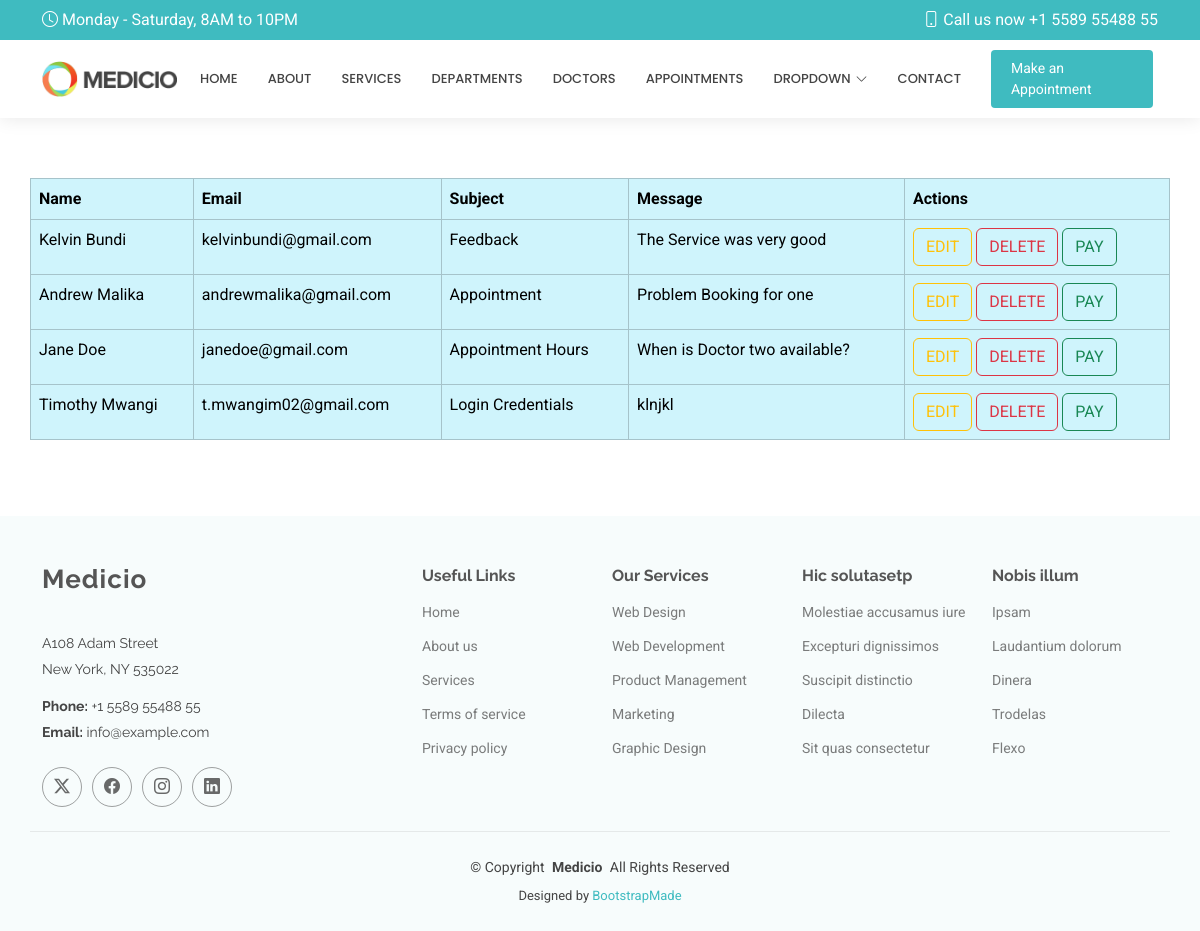
The app's page /showcontacts/ with its own data.
### myapp/models.py (models this page shows, shortened)
class Contacts(models.Model):
    name = models.CharField(max_length=100)
    email = models.EmailField()
    subject = models.CharField(max_length=50)
    message = models.TextField()

### myapp/views.py (the view)
# urls.py: path('showcontacts/', views.showcontacts, name='showcontacts'),
def showcontacts(request):
    allcontacts = Contacts.objects.all()
    return render(request,'showcontacts.html',{'contact':allcontacts})

### templates/showcontacts.html
{% extends 'starter-page.html' %}
{% load static %}
{% block body %}
	<table class="table table-bordered table-info container">
    <thead>
    <tr>
        <th>Name</th>
        <th>Email</th>
        <th>Subject</th>
        <th>Message</th>
        <th>Actions</th>
    </tr>
    </thead>
    <tbody>
    {% for x in contact %}
        <tr>
        <td>{{ x.name }}</td>
        <td>{{ x.email }}</td>
        <td>{{ x.subject }}</td>
        <td>{{ x.message }}</td>
        <td>
            <a href="" class="btn btn-outline-warning">EDIT</a>
            <a href="/deletecontacts/{{ x.id }}" class="btn btn-outline-danger">DELETE</a>
            <a href="" class="btn btn-outline-success">PAY</a>
        </td>
        </tr>
    {% endfor %}
    </tbody>
    </table>
{% endblock %}

### templates/starter-page.html (shortened to what this page needs)
<!DOCTYPE html>
<html lang="en">
<head>
    {% load static %}
  <link href="{% static 'assets/vendor/bootstrap/css/bootstrap.min.css' %}" rel="stylesheet">
  <link href="{% static 'assets/vendor/bootstrap-icons/bootstrap-icons.css' %}" rel="stylesheet">
  <link href="{% static 'assets/vendor/aos/aos.css' %}" rel="stylesheet">
  <link href="{% static 'assets/vendor/fontawesome-free/css/all.min.css' %}" rel="stylesheet">
  <link href="{% static 'assets/vendor/glightbox/css/glightbox.min.css' %}" rel="stylesheet">
  <link href="{% static 'assets/vendor/swiper/swiper-bundle.min.css' %}" rel="stylesheet">
  <link href="{% static 'assets/css/main.css' %}" rel="stylesheet">
</head>
<body class="starter-page-page">
  <header id="header" class="header sticky-top">
    <div class="topbar d-flex align-items-center">
      <div class="container d-flex justify-content-center justify-content-md-between">
        <div class="d-none d-md-flex align-items-center">
          <i class="bi bi-clock me-1"></i> Monday - Saturday, 8AM to 10PM
        </div>
        <div class="d-flex align-items-center">
          <i class="bi bi-phone me-1"></i> Call us now +1 5589 55488 55
        </div>
      </div>
    </div>
    <div class="branding d-flex align-items-center">
      <div class="container position-relative d-flex align-items-center justify-content-end">
        <a href="index.html" class="logo d-flex align-items-center me-auto">
          <img src="{% static 'assets/img/logo.png' %}" alt="">
        </a>
        <nav id="navmenu" class="navmenu">
          <ul>
            <li><a href="{% url 'index' %}">Home</a></li>
            <li><a href="{% url 'about' %}">About</a></li>
            <li><a href="{% url 'myservice' %}">Services</a></li>
            <li><a href="{% url 'departments' %}">Departments</a></li>
            <li><a href="{% url 'doctors' %}">Doctors</a></li>
            <li><a href="{% url 'appointment' %}">Appointments</a></li>
            <li class="dropdown"><a href="#"><span>Dropdown</span> <i class="bi bi-chevron-down toggle-dropdown"></i></a>
            </li>
            <li><a href="{% url 'contacts' %}">Contact</a></li>
          </ul>
        </nav>
        <a class="cta-btn" href="{% url 'appointment' %}">Make an Appointment</a>
      </div>
    </div>
  </header>
  <main class="main">
    <section id="starter-section" class="starter-section section">
    {% block body %}
    {% endblock %}
    </section>
  </main>
  <footer id="footer" class="footer light-background">
    <div class="container footer-top">
      <div class="row gy-4">
        <div class="col-lg-4 col-md-6 footer-about">
          <a href="index.html" class="logo d-flex align-items-center">
            <span class="sitename">Medicio</span>
          </a>
          <div class="footer-contact pt-3">
            <p>A108 Adam Street</p>
            <p>New York, NY 535022</p>
            <p class="mt-3"><strong>Phone:</strong> <span>+1 5589 55488 55</span></p>
            <p><strong>Email:</strong> <span>info@example.com</span></p>
          </div>
          <div class="social-links d-flex mt-4">
            <a href=""><i class="bi bi-twitter-x"></i></a>
            <a href=""><i class="bi bi-facebook"></i></a>
            <a href=""><i class="bi bi-instagram"></i></a>
            <a href=""><i class="bi bi-linkedin"></i></a>
          </div>
        </div>
        <div class="col-lg-2 col-md-3 footer-links">
          <h4>Useful Links</h4>
          <ul>
            <li><a href="#">Home</a></li>
            <li><a href="#">About us</a></li>
            <li><a href="#">Services</a></li>
            <li><a href="#">Terms of service</a></li>
            <li><a href="#">Privacy policy</a></li>
          </ul>
        </div>
        <div class="col-lg-2 col-md-3 footer-links">
          <h4>Our Services</h4>
          <ul>
            <li><a href="#">Web Design</a></li>
            <li><a href="#">Web Development</a></li>
            <li><a href="#">Product Management</a></li>
            <li><a href="#">Marketing</a></li>
            <li><a href="#">Graphic Design</a></li>
          </ul>
        </div>
        <div class="col-lg-2 col-md-3 footer-links">
          <h4>Hic solutasetp</h4>
          <ul>
            <li><a href="#">Molestiae accusamus iure</a></li>
            <li><a href="#">Excepturi dignissimos</a></li>
            <li><a href="#">Suscipit distinctio</a></li>
            <li><a href="#">Dilecta</a></li>
            <li><a href="#">Sit quas consectetur</a></li>
          </ul>
        </div>
        <div class="col-lg-2 col-md-3 footer-links">
          <h4>Nobis illum</h4>
          <ul>
            <li><a href="#">Ipsam</a></li>
            <li><a href="#">Laudantium dolorum</a></li>
            <li><a href="#">Dinera</a></li>
            <li><a href="#">Trodelas</a></li>
            <li><a href="#">Flexo</a></li>
          </ul>
        </div>
      </div>
    </div>
    <div class="container copyright text-center mt-4">
      <p>© <span>Copyright</span> <strong class="px-1 sitename">Medicio</strong> <span>All Rights Reserved</span></p>
      <div class="credits">
        Designed by <a href="https://bootstrapmade.com/">BootstrapMade</a>
      </div>
    </div>
  </footer>
</body>
</html>

### static/assets/css/main.css (style rules this page uses)
:root { --default-font: "Roboto", system-ui, -apple-system, "Segoe UI", Roboto, "Helvetica Neue", Arial, "Noto Sans", "Liberation Sans", sans-serif, "Apple Color Emoji", "Segoe UI Emoji", "Segoe UI Symbol", "Noto Color Emoji"; --heading-font: "Raleway", sans-serif; --nav-font: "Poppins", sans-serif; }
:root { --background-color: #ffffff; --default-color: #444444; --heading-color: #555555; --accent-color: #3fbbc0; --surface-color: #ffffff; --contrast-color: #ffffff; }
:root { --nav-color: #444444; --nav-hover-color: #3fbbc0; --nav-mobile-background-color: #ffffff; --nav-dropdown-background-color: #ffffff; --nav-dropdown-color: #444444; --nav-dropdown-hover-color: #3fbbc0; }
.light-background { --background-color: #f7fcfc; --surface-color: #ffffff; }
:root { scroll-behavior: smooth; }
body { color: var(--default-color); background-color: var(--background-color); font-family: var(--default-font); }
a { color: var(--accent-color); text-decoration: none; transition: 0.3s; }
h1, h2, h3, h4, h5, h6 { color: var(--heading-color); font-family: var(--heading-font); }
.header { color: var(--default-color); background-color: var(--background-color); transition: all 0.5s; z-index: 997; box-shadow: 0px 0 18px rgba(0, 0, 0, 0.1); }
.header .topbar { background-color: var(--accent-color); color: var(--contrast-color); height: 40px; padding: 0; transition: all 0.5s; }
.header .branding { min-height: 60px; padding: 10px 0; }
.header .logo { line-height: 1; }
.header .logo img { max-height: 36px; margin-right: 8px; }
.header .cta-btn, .header .cta-btn:focus { color: var(--contrast-color); background: var(--accent-color); font-size: 14px; padding: 8px 20px; margin: 0 5px 0 30px; border-radius: 4px; transition: 0.3s; }
@media (min-width: 1200px) { .navmenu { padding: 0; } }
@media (min-width: 1200px) { .navmenu ul { margin: 0; padding: 0; display: flex; list-style: none; align-items: center; } }
@media (min-width: 1200px) { .navmenu li { position: relative; } }
@media (min-width: 1200px) { .navmenu a, .navmenu a:focus { color: var(--nav-color); padding: 18px 15px; font-size: 13px; font-family: var(--nav-font); font-weight: 500; text-transform: uppercase; display: flex; align-items: center; justify-content: space-between; white-space: nowrap; transition: 0.3s; } }
@media (min-width: 1200px) { .navmenu a i, .navmenu a:focus i { font-size: 12px; line-height: 0; margin-left: 5px; transition: 0.3s; } }
@media (min-width: 1200px) { .navmenu li:last-child a { padding-right: 0; } }
.footer { color: var(--default-color); background-color: var(--background-color); font-size: 14px; position: relative; }
.footer .footer-top { padding-top: 50px; }
.footer .footer-about .logo { line-height: 1; margin-bottom: 25px; }
.footer .footer-about .logo span { color: var(--heading-color); font-family: var(--heading-font); font-size: 26px; font-weight: 700; letter-spacing: 1px; }
.footer .footer-about p { font-size: 14px; font-family: var(--heading-font); }
.footer .social-links a { display: flex; align-items: center; justify-content: center; width: 40px; height: 40px; border-radius: 50%; border: 1px solid color-mix(in srgb, var(--default-color), transparent 50%); font-size: 16px; color: color-mix(in srgb, var(--default-color), transparent 20%); margin-right: 10px; transition: 0.3s; }
.footer h4 { font-size: 16px; font-weight: bold; position: relative; padding-bottom: 12px; }
.footer .footer-links { margin-bottom: 30px; }
.footer .footer-links ul { list-style: none; padding: 0; margin: 0; }
.footer .footer-links ul li { padding: 10px 0; display: flex; align-items: center; }
.footer .footer-links ul li:first-child { padding-top: 0; }
.footer .footer-links ul a { color: color-mix(in srgb, var(--default-color), transparent 30%); display: inline-block; line-height: 1; }
.footer .footer-contact p { margin-bottom: 5px; }
.footer .copyright { padding: 25px 0; border-top: 1px solid color-mix(in srgb, var(--default-color), transparent 90%); }
.footer .copyright p { margin-bottom: 0; }
.footer .credits { margin-top: 8px; font-size: 13px; }
section, .section { color: var(--default-color); background-color: var(--background-color); padding: 60px 0; scroll-margin-top: 120px; overflow: clip; }

### records on screen
Contacts: name "Kelvin Bundi", email "kelvinbundi@gmail.com", subject "Feedback", message "The Service was very good"
Contacts: name "Andrew Malika", email "andrewmalika@gmail.com", subject "Appointment", message "Problem Booking for one"
Contacts: name "Jane Doe", email "janedoe@gmail.com", subject "Appointment Hours", message "When is Doctor two available?"
Contacts: name "Timothy Mwangi", email "t.mwangim02@gmail.com", subject "Login Credentials", message "klnjkl"
